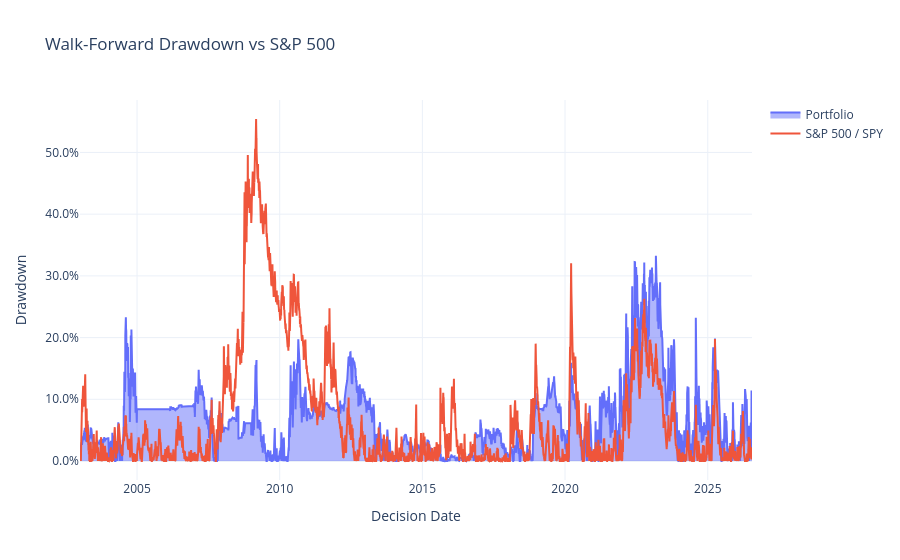

The code cell stored with this chart in its notebook:
### Markdown cell above
## Drawdown

Compare portfolio and SPY peak-to-trough declines over the walk-forward period.

### Code cell
drawdown_fig = build_drawdown_figure(result)
drawdown_fig.show()

### Figure 1 — Plotly figure (JSON) as saved in the notebook; plotly's stock layout.template omitted (floating-point values rounded to 4 significant figures; data arrays with more than 128 entries replaced by an {"elided": "..."} marker saying what was removed)
{"data": [{"fill": "tozeroy", "mode": "lines", "name": "Portfolio", "type": "scatter", "x": {"elided": "5924 str values"}, "y": {"elided": "5924 float values"}}, {"mode": "lines", "name": "S&P 500 / SPY", "type": "scatter", "x": {"elided": "5924 str values"}, "y": {"elided": "5924 float values"}}], "layout": {"title": {"text": "Walk-Forward Drawdown vs S&P 500"}, "xaxis": {"title": {"text": "Decision Date"}}, "yaxis": {"tickformat": ".1%", "title": {"text": "Drawdown"}}}}
